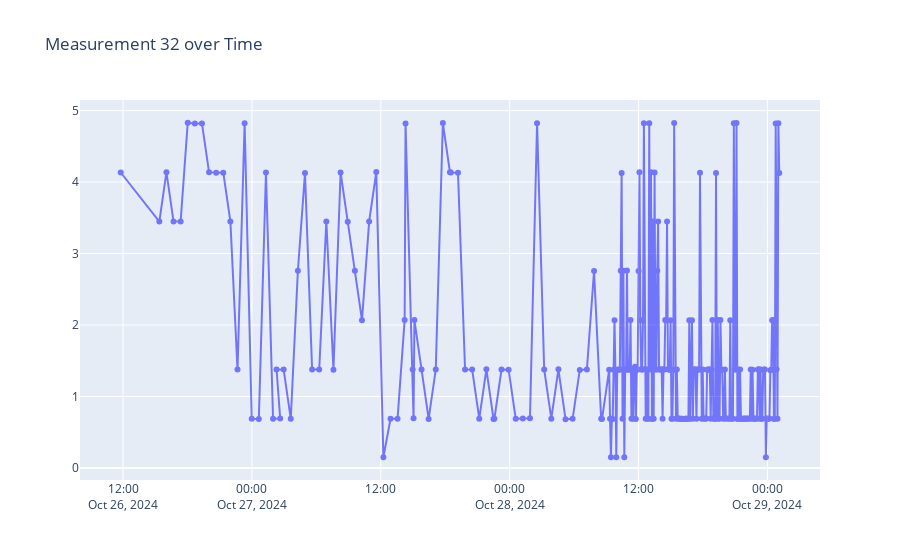

Source (notebook cell):
### Code cell
import plotly.express as px

# Create the line plot
fig = px.line(df, x="time", y="32", title="Measurement 32 over Time")

# Update trace for markers and semi-transparent line
fig.update_traces(mode="lines+markers",
                  line=dict(color="blue", width=2),
                  marker=dict(color="blue"),  # Fully opaque markers
                  opacity=0.5)  # Semi-transparent line only

# Remove axis titles
fig.update_layout(xaxis_title="", yaxis_title="")

# Show the plot
fig.show()

### Figure 1 — Plotly figure (JSON) as saved in the notebook; plotly's stock layout.template omitted (floating-point values rounded to 4 significant figures; data arrays with more than 128 entries replaced by an {"elided": "..."} marker saying what was removed)
{"data": [{"hovertemplate": "time=%{x}<br>32=%{y}<extra></extra>", "legendgroup": "", "line": {"color": "blue", "dash": "solid", "width": 2}, "marker": {"color": "blue", "symbol": "circle"}, "mode": "lines+markers", "name": "", "opacity": 0.5, "orientation": "v", "showlegend": false, "type": "scatter", "x": {"elided": "262 str values"}, "xaxis": "x", "y": {"elided": "262 float values"}, "yaxis": "y"}], "layout": {"legend": {"tracegroupgap": 0}, "title": {"text": "Measurement 32 over Time"}, "xaxis": {"anchor": "y", "domain": [0, 1], "title": {"text": ""}}, "yaxis": {"anchor": "x", "domain": [0, 1], "title": {"text": ""}}}}
